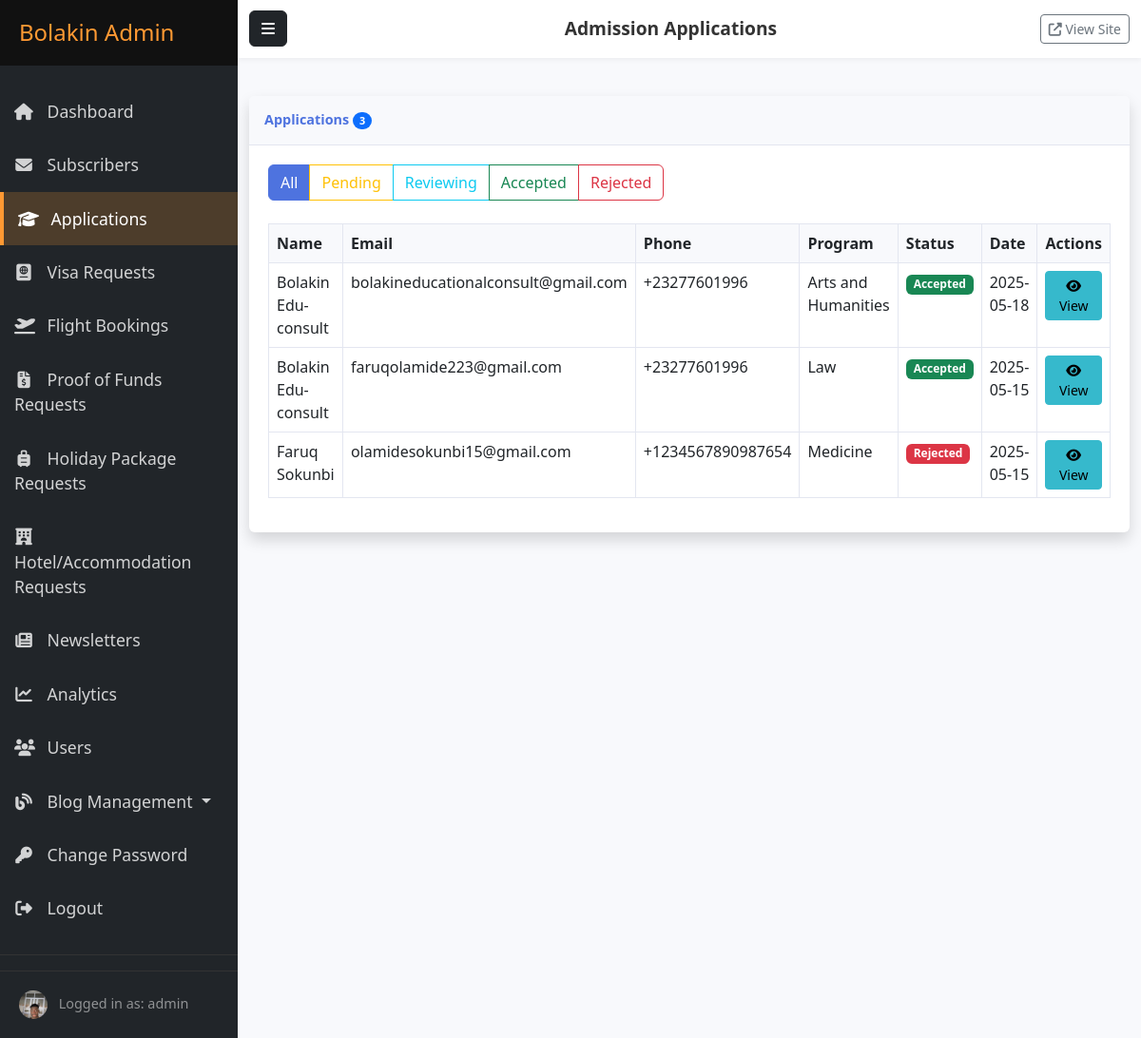
/admin/dashboard/applications (signed in), run on the app's committed database.
### models.py (models this page shows, shortened)
class User(db.Model, UserMixin):
    __tablename__ = 'users'
    __table_args__ = {'extend_existing': True}
    id = db.Column(db.Integer, primary_key=True)
    username = db.Column(db.String(64), unique=True, nullable=False)
    email = db.Column(db.String(120), unique=True, nullable=False)
    password_hash = db.Column(db.String(256), nullable=False)
    is_admin = db.Column(db.Boolean, default=False, nullable=False)
    created_at = db.Column(db.DateTime, default=datetime.utcnow)
    last_login = db.Column(db.DateTime, nullable=True)
    password_changed = db.Column(db.Boolean, default=False, nullable=False)
    profile_image_file = db.Column(db.String(200), nullable=True)  # Added field for profile picture
    linkedin_url = db.Column(db.String(255), nullable=True)
    twitter_url = db.Column(db.String(255), nullable=True)
    instagram_url = db.Column(db.String(255), nullable=True)
    facebook_url = db.Column(db.String(255), nullable=True) # Added Facebook as well

class AdmissionApplication(db.Model):
    __tablename__ = 'admission_applications'
    id = db.Column(db.Integer, primary_key=True)
    full_name = db.Column(db.String(120), nullable=False)
    email = db.Column(db.String(120), nullable=False)
    phone = db.Column(db.String(20), nullable=False)
    dob = db.Column(db.Date, nullable=False)
    gender = db.Column(db.String(20), nullable=False)
    prev_institution = db.Column(db.String(255), nullable=False)
    qualification = db.Column(db.String(255), nullable=False)
    grad_year = db.Column(db.Integer, nullable=False)
    gpa = db.Column(db.String(20), nullable=False)
    course = db.Column(db.String(255), nullable=False)
    study_mode = db.Column(db.String(50), nullable=False)
    campus = db.Column(db.String(100))
    id_document = db.Column(db.String(255))
    transcript = db.Column(db.String(255))
    passport_photo = db.Column(db.String(255))
    status = db.Column(db.String(50), default='Pending')  # Pending, Reviewing, Accepted, Rejected
    admin_notes = db.Column(db.Text)
    created_at = db.Column(db.DateTime, default=datetime.utcnow)
    updated_at = db.Column(db.DateTime, default=datetime.utcnow, onupdate=datetime.utcnow)

### routes/admin.py (the view)
@admin.route('/applications')
@login_required
@admin_required
def applications():
    page = request.args.get('page', 1, type=int)
    status = request.args.get('status', 'all')
    query = AdmissionApplication.query
    if status != 'all':
        query = query.filter_by(status=status)
    pagination = query.order_by(desc(AdmissionApplication.created_at)).paginate(
        page=page,
        per_page=current_app.config['ITEMS_PER_PAGE'],
        error_out=False
    )
    applications = pagination.items
    return render_template('admin/applications.html',
                          applications=applications,
                          pagination=pagination,
                          status=status)

### app.py (called while the page is built)
@login_manager.user_loader
def load_user(user_id):
    return User.query.get(int(user_id))

### routes/admin.py (called while the page is built)
def admin_required(f):
    @wraps(f)
    def decorated_function(*args, **kwargs):
        if not current_user.is_admin:
            flash('You need admin privileges to access this page.', 'danger')
            return redirect(url_for('main.index'))
        return f(*args, **kwargs)
    return decorated_function

### templates/admin/applications.html (shortened to what this page needs)
{% extends "admin/base.html" %}
{% block header_title %}Admission Applications{% endblock %}
{% block content %}
<div class="card shadow mb-4">
    <div class="card-header py-3 d-flex flex-row align-items-center justify-content-between">
        <h6 class="m-0 font-weight-bold text-primary">
            Applications
            <span class="badge bg-primary rounded-pill">{{ pagination.total }}</span>
        </h6>
    </div>
    <div class="card-body">
        <div class="mb-4">
            <div class="btn-group" role="group">
                <a href="{{ url_for('admin.applications', status='all') }}"
                   class="btn {% if status == 'all' %}btn-primary{% else %}btn-outline-primary{% endif %}">
                    All
                </a>
                <a href="{{ url_for('admin.applications', status='Pending') }}"
                   class="btn {% if status == 'Pending' %}btn-warning{% else %}btn-outline-warning{% endif %}">
                    Pending
                </a>
                <a href="{{ url_for('admin.applications', status='Reviewing') }}"
                   class="btn {% if status == 'Reviewing' %}btn-info{% else %}btn-outline-info{% endif %}">
                    Reviewing
                </a>
                <a href="{{ url_for('admin.applications', status='Accepted') }}"
                   class="btn {% if status == 'Accepted' %}btn-success{% else %}btn-outline-success{% endif %}">
                    Accepted
                </a>
                <a href="{{ url_for('admin.applications', status='Rejected') }}"
                   class="btn {% if status == 'Rejected' %}btn-danger{% else %}btn-outline-danger{% endif %}">
                    Rejected
                </a>
            </div>
        </div>
        <div class="table-responsive">
            <table class="table table-bordered table-hover">
                <thead>
                    <tr>
                        <th>Name</th>
                        <th>Email</th>
                        <th>Phone</th>
                        <th>Program</th>
                        <th>Status</th>
                        <th>Date</th>
                        <th>Actions</th>
                    </tr>
                </thead>
                <tbody>
                    {% for application in applications %}
                    <tr>
                        <td>{{ application.full_name }}</td>
                        <td>{{ application.email }}</td>
                        <td>{{ application.phone }}</td>
                        <td>{{ application.course }}</td>
                        <td>
                            {% if application.status == 'Pending' %}
                            <span class="badge bg-warning text-dark">Pending</span>
                            {% elif application.status == 'Reviewing' %}
                            <span class="badge bg-info">Reviewing</span>
                            {% elif application.status == 'Accepted' %}
                            <span class="badge bg-success">Accepted</span>
                            {% elif application.status == 'Rejected' %}
                            <span class="badge bg-danger">Rejected</span>
                            {% endif %}
                        </td>
                        <td>{{ application.created_at.strftime('%Y-%m-%d') }}</td>
                        <td>
                            <a href="{{ url_for('admin.application_details', id=application.id) }}" class="btn btn-sm btn-info">
                                <i class="fas fa-eye"></i> View
                            </a>
                        </td>
                    </tr>
                    {% else %}
                    <tr>
                        <td colspan="7" class="text-center">No applications found.</td>
                    </tr>
                    {% endfor %}
                </tbody>
            </table>
        </div>
    </div>
</div>
{% endblock %}

### templates/admin/base.html (shortened to what this page needs)
<!DOCTYPE html>
<html lang="en">
<head>
    <link href="https://cdn.jsdelivr.net/npm/bootstrap@5.2.3/dist/css/bootstrap.min.css" rel="stylesheet">
    <link rel="stylesheet" href="https://cdnjs.cloudflare.com/ajax/libs/font-awesome/6.3.0/css/all.min.css">
    <link rel="stylesheet" href="{{ url_for('static', filename='css/admin.css') }}">
</head>
<body>
    <div class="wrapper">
        <nav id="sidebar" class="bg-dark">
            <div class="sidebar-header">
                <h3>Bolakin Admin</h3>
            </div>
            <ul class="list-unstyled components">
                <li class="{% if request.endpoint == 'admin.dashboard' %}active{% endif %}">
                    <a href="{{ url_for('admin.dashboard') }}">
                        <i class="fas fa-home"></i> Dashboard
                    </a>
                </li>
                <li class="{% if 'subscribers' in request.endpoint %}active{% endif %}">
                    <a href="{{ url_for('admin.subscribers') }}">
                        <i class="fas fa-envelope"></i> Subscribers
                    </a>
                </li>
                <li class="{% if 'applications' in request.endpoint %}active{% endif %}">
                    <a href="{{ url_for('admin.applications') }}">
                        <i class="fas fa-graduation-cap"></i> Applications
                    </a>
                </li>
                <li class="{% if 'visa_requests' in request.endpoint or 'visa_request_details' in request.endpoint %}active{% endif %}">
                    <a href="{{ url_for('admin.visa_requests_list') }}">
                        <i class="fas fa-passport"></i> Visa Requests
                    </a>
                </li>
                <li class="{% if 'flight_bookings' in request.endpoint or 'flight_booking_details' in request.endpoint %}active{% endif %}">
                    <a href="{{ url_for('admin.flight_bookings_list') }}">
                        <i class="fas fa-plane-departure"></i> Flight Bookings
                    </a>
                </li>
                <li class="{% if 'proof_of_funds_requests' in request.endpoint or 'proof_of_funds_details' in request.endpoint %}active{% endif %}">
                    <a href="{{ url_for('admin.proof_of_funds_requests_list') }}">
                        <i class="fas fa-file-invoice-dollar"></i> Proof of Funds Requests
                    </a>
                </li>
                <li class="{% if 'holiday_package_requests' in request.endpoint or 'holiday_package_request_details' in request.endpoint %}active{% endif %}">
                    <a href="{{ url_for('admin.holiday_package_requests_list') }}">
                        <i class="fas fa-suitcase-rolling"></i> Holiday Package Requests
                    </a>
                </li>
                <li class="{% if 'hotel_accommodation_requests' in request.endpoint or 'hotel_accommodation_request_details' in request.endpoint %}active{% endif %}">
                    <a href="{{ url_for('admin.hotel_accommodation_requests_list') }}">
                        <i class="fas fa-hotel"></i> Hotel/Accommodation Requests
                    </a>
                </li>
                <li class="{% if 'newsletters' in request.endpoint %}active{% endif %}">
                    <a href="{{ url_for('admin.newsletters') }}">
                        <i class="fas fa-newspaper"></i> Newsletters
                    </a>
                </li>
                <li class="{% if 'analytics' in request.endpoint %}active{% endif %}">
                    <a href="{{ url_for('admin.analytics') }}">
                        <i class="fas fa-chart-line"></i> Analytics
                    </a>
                </li>
                <li class="{% if 'users' in request.endpoint %}active{% endif %}">
                    <a href="{{ url_for('admin.users') }}">
                        <i class="fas fa-users"></i> Users
                    </a>
                </li>
                <li class="nav-item dropdown {% if 'blog' in request.endpoint %}active{% endif %}">
                    <a href="#blogSubmenu" data-bs-toggle="collapse" aria-expanded="false" class="dropdown-toggle nav-link">
                        <i class="fas fa-blog"></i> Blog Management
                    </a>
                </li>
                <li>
                    <a href="{{ url_for('auth.change_password') }}">
                        <i class="fas fa-key"></i> Change Password
                    </a>
                </li>
                <li>
                    <a href="{{ url_for('auth.logout') }}">
                        <i class="fas fa-sign-out-alt"></i> Logout
                    </a>
                </li>
            </ul>
            <div class="sidebar-footer">
                {% if current_user.is_authenticated %}
                    {% if current_user.profile_image_file %}
                        <img src="{{ url_for('main.uploaded_file', subpath=current_user.profile_image_file) }}"
                             alt="{{ current_user.username }}" class="rounded-circle me-2"
                             style="width: 30px; height: 30px; object-fit: cover;">
                    {% else %}
                        <img src="{{ url_for('static', filename='images/default_avatar.png') }}"
                             alt="Default Avatar" class="rounded-circle me-2"
                             style="width: 30px; height: 30px; object-fit: cover;">
                    {% endif %}
                    <span>Logged in as: {{ current_user.username }}</span>
                {% endif %}
            </div>
        </nav>
        <div id="content">
            <nav class="navbar navbar-expand-lg navbar-light bg-light">
                <div class="container-fluid">
                    <button type="button" id="sidebarCollapse" class="btn btn-dark">
                        <i class="fas fa-bars"></i>
                    </button>
                    <span class="navbar-text">
                        {% block header_title %}Admin Dashboard{% endblock %}
                    </span>
                    <div>
                        <a href="{{ url_for('main.index') }}" class="btn btn-outline-secondary btn-sm" target="_blank">
                            <i class="fas fa-external-link-alt"></i> View Site
                        </a>
                    </div>
                </div>
            </nav>
            <main class="container-fluid py-4">
                {% block content %}{% endblock %}
            </main>
        </div>
    </div>
</body>
</html>

### static/css/admin.css (style rules this page uses)
.wrapper { display: flex; width: 100%; align-items: stretch; }
#sidebar { min-width: 250px; max-width: 250px; min-height: 100vh; color: #fff; transition: all 0.3s; }
#sidebar .sidebar-header { padding: 20px; background: #111; }
#sidebar .sidebar-header h3 { color: #FF9933; margin: 0; font-size: 1.5rem; }
#sidebar ul.components { padding: 20px 0; border-bottom: 1px solid #333; }
#sidebar ul li a { padding: 15px; font-size: 1.1em; display: block; color: rgba(255, 255, 255, 0.8); text-decoration: none; transition: all 0.3s ease; }
#sidebar ul li a:hover, #sidebar ul li.active > a { color: #fff; background: rgba(255, 153, 51, 0.2); border-left: 4px solid #FF9933; }
#sidebar ul li a i { margin-right: 10px; width: 20px; text-align: center; }
#sidebar .sidebar-footer { padding: 20px; font-size: 0.9em; color: rgba(255, 255, 255, 0.5); border-top: 1px solid #333; }
#content { width: 100%; min-height: 100vh; transition: all 0.3s; background-color: #f8f9fc; }
.navbar { background-color: #fff !important; box-shadow: 0 2px 5px rgba(0, 0, 0, 0.05); }
#sidebarCollapse { margin-right: 15px; }
.navbar-text { font-size: 1.2rem; font-weight: 600; color: #333; }
.card { margin-bottom: 24px; border: none; box-shadow: 0 0.15rem 1.75rem 0 rgba(58, 59, 69, 0.15); }
.card .card-header { background-color: #f8f9fc; border-bottom: 1px solid #e3e6f0; }
.card-header .m-0 { font-weight: 700; font-size: 0.9rem; color: #4e73df; }
.card-body { padding: 1.25rem; }
.text-primary { color: #4e73df !important; }
.table-responsive { overflow-x: auto; }
.table { width: 100%; margin-bottom: 1rem; color: #212529; }
.table th { font-weight: 600; background-color: #f8f9fc; }
.table-bordered { border: 1px solid #e3e6f0; }
.table-bordered th, .table-bordered td { border: 1px solid #e3e6f0; }
.btn-primary { background-color: #4e73df; border-color: #4e73df; }
.btn-info { background-color: #36b9cc; border-color: #36b9cc; }

### data on the page
User: profile_image_file (picture), username "admin"
AdmissionApplication: full_name "Bolakin Edu-consult", email "bolakineducationalconsult@gmail.com", phone "+23277601996", course "Arts and Humanities", status "Accepted", created_at "2025-05-18"
AdmissionApplication: full_name "Bolakin Edu-consult", email "faruqolamide223@gmail.com", phone "+23277601996", course "Law", status "Accepted", created_at "2025-05-15"
AdmissionApplication: full_name "Faruq Sokunbi", email "olamidesokunbi15@gmail.com", phone "+1234567890987654", course "Medicine", status "Rejected", created_at "2025-05-15"

### other printed values
{{ pagination.total }} "3"
